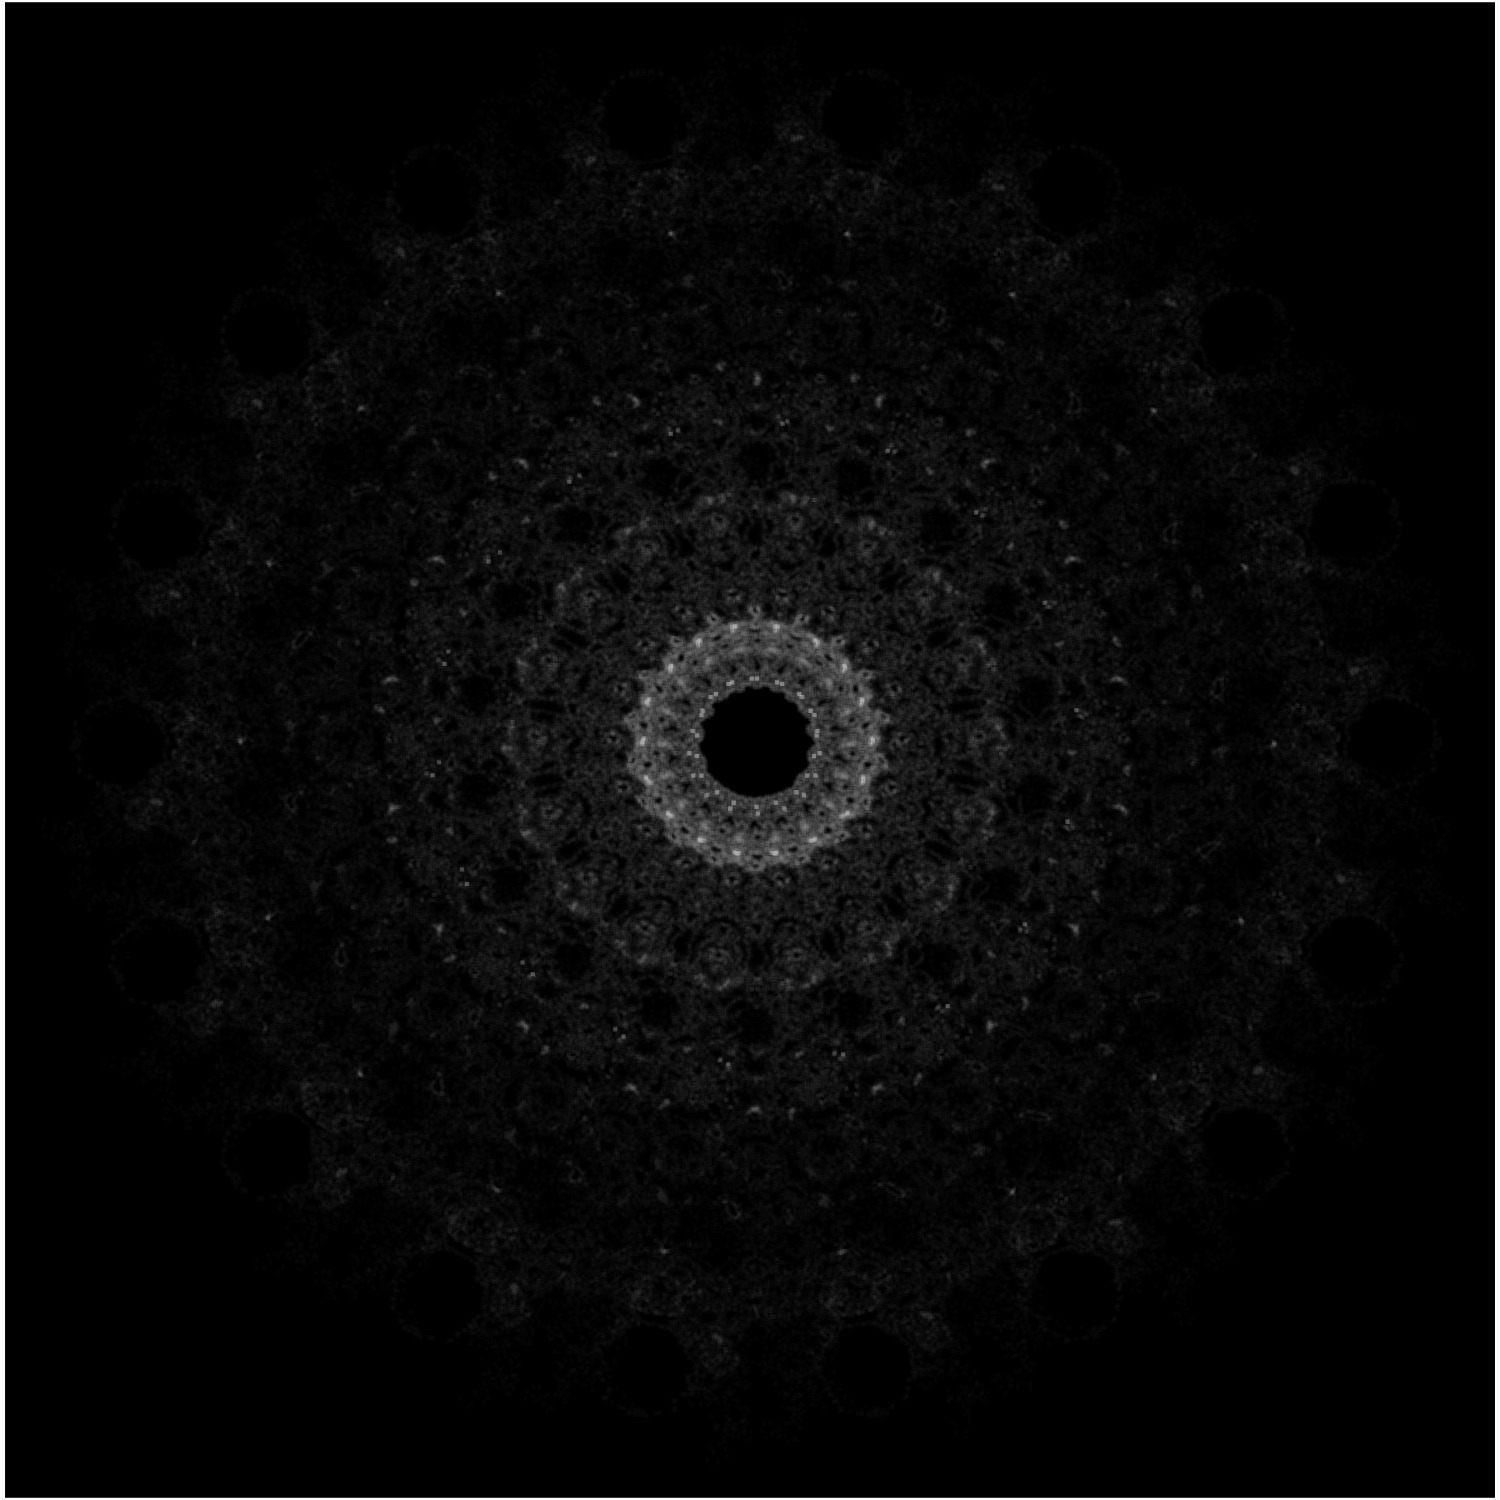

Recreate this plot in R.
#!/usr/bin/env R -q -f
## https://github.com/aschinchon/mandalaxies/blob/master/mandalaxies.R
#  2019-04-17

# Load packages
library(Rcpp)
library(tidyverse)

opt <-  theme(legend.position  = "none",
            panel.background = element_rect(fill="black", color="black"),
            plot.background  = element_rect(fill="black"),
            axis.ticks       = element_blank(),
            panel.grid       = element_blank(),
            axis.title       = element_blank(),
            axis.text        = element_blank())

# Cpp function to build the dataframe according the equations
cppFunction('DataFrame createTrajectory(int n, double x0, double y0, 
            double a1, double a2, double a3, double a4, double a5, 
            double a6) {
            // create the columns
            NumericVector x(n);
            NumericVector y(n);
            x[0]=x0;
            y[0]=y0;
            for(int i = 1; i < n; ++i) {
            x[i] = 10*a1+(x[i-1]+a2*sin(a3*y[i-1]+a4))*cos(2*M_PI/(13+10*a6))+y[i-1]*sin(2*M_PI/(13+10*a6));
            y[i] = 10*a5-(x[i-1]+a2*sin(a3*y[i-1]+a4))*sin(2*M_PI/(13+10*a6))+y[i-1]*cos(2*M_PI/(13+10*a6));
            }
            // return a new data frame
            return DataFrame::create(_["x"]= x, _["y"]= y);
            }
            ')

# Parameters (change them to create your own mandalaxies)
a1 <- -1.2
a2 <- 0.8
a3 <- -1.2
a4 <- -0.3
a5 <- -0.4
a6 <- 0.7

# Number of points to draw
npoints <- 4000000

# Creation of the data frame
df <- createTrajectory(npoints, 0, 0, a1, a2, a3, a4, a5, a6)  
  
# Plot
plot <- ggplot(df) +
      geom_point(aes(x, y), shape=46, alpha=0.01, size=0, color="white") +
      scale_x_continuous(expand = c(0,0))+
      scale_y_continuous(expand = c(0,0))+
      coord_fixed() + opt
  
# Do you like it? Save it!
ggsave("mandalaxies.png", plot, height = 5, width = 5, units = 'in')
